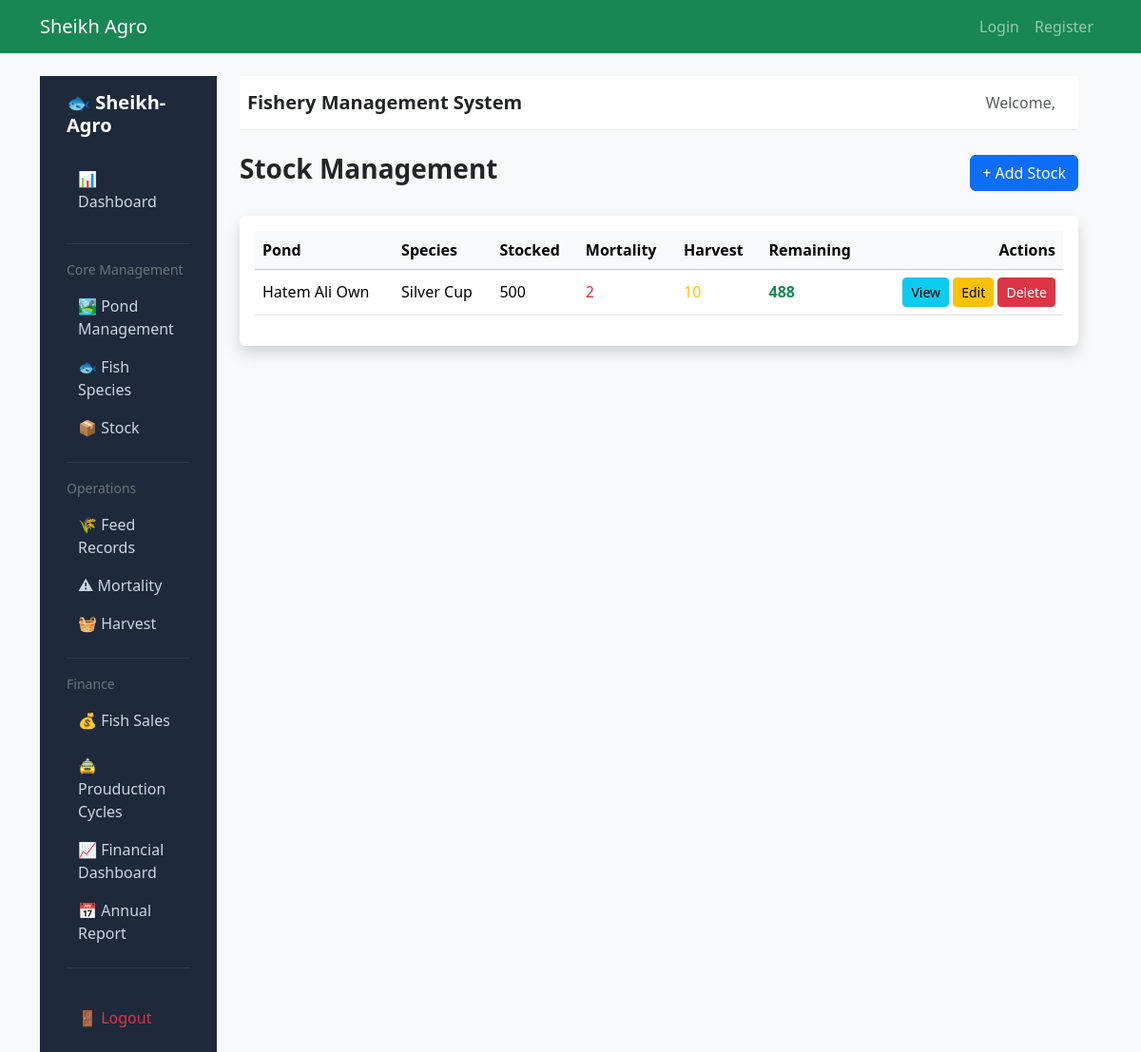
Page /fishery/stock/ on the earlier database version.
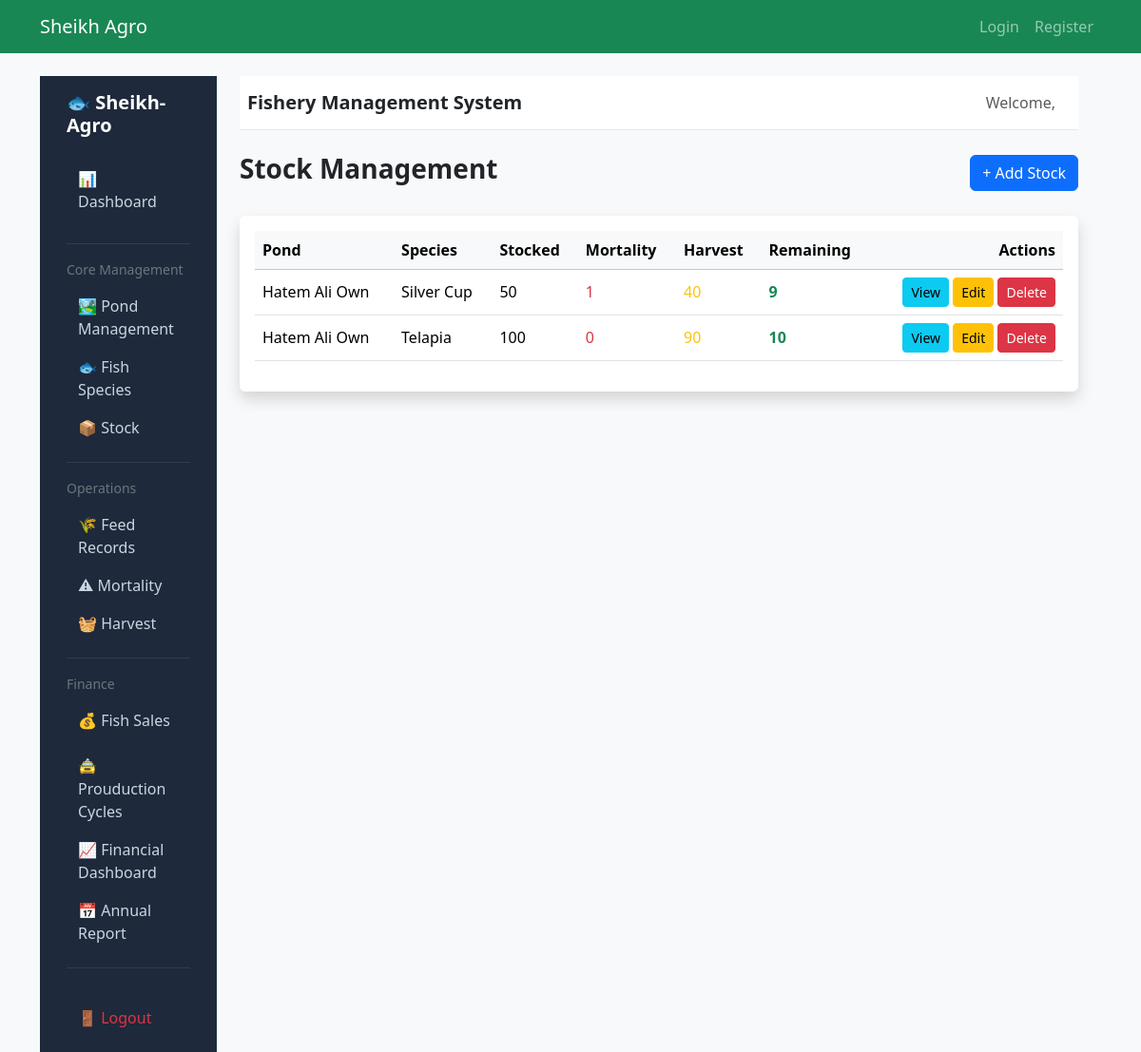
Same page on the later database version.
### fishery/models.py (models this page shows, shortened)
class Stock(models.Model):
    pond = models.ForeignKey(
        'Pond',
        on_delete=models.CASCADE,
        related_name='stocks'
    )
    species = models.ForeignKey(
        'FishSpecies',
        on_delete=models.CASCADE,
        related_name='stocks'
    )
    quantity = models.PositiveIntegerField()
    stocking_date = models.DateField()
    cost = models.DecimalField(max_digits=12, decimal_places=2)
    created_at = models.DateTimeField(auto_now_add=True, null=True, blank=True)
    class Meta:
        ordering = ['-stocking_date']
    def total_mortality(self):
        return self.mortalityrecord_set.aggregate(
            total=Sum('quantity_dead')
        )['total'] or 0
    def total_harvest(self):
        return self.harvest_set.aggregate(
            total=Sum('quantity_kg')
        )['total'] or 0
    def remaining_quantity(self):
        return self.quantity - self.total_mortality() - self.total_harvest()

class Pond(models.Model):
    name = models.CharField(max_length=100)
    size_in_acres = models.FloatField()
    water_source = models.CharField(max_length=100)
    location = models.CharField(max_length=150, blank=True)
    created_at = models.DateTimeField(auto_now_add=True)

class FishSpecies(models.Model):
    name = models.CharField(max_length=100)
    average_growth_days = models.IntegerField()

### fishery/views.py (the view)
# urls.py: path('stock/', StockListView.as_view(), name='stock_list'),
class StockListView(ListView):
    model = Stock
    template_name = "fishery/stock/list.html"
    context_object_name = "stocks"

### fishery/templates/fishery/stock/list.html
{% extends 'fishery/base_fishery.html' %}
{% block fishery_content %}
<div class="d-flex justify-content-between align-items-center mb-4">
    <h3 class="fw-bold">Stock Management</h3>
    <a href="{% url 'stock_create' %}" class="btn btn-primary">
        + Add Stock
    </a>
</div>
<div class="card shadow border-0">
<div class="card-body">
<table class="table table-hover align-middle">
<thead class="table-light">
<tr>
    <th>Pond</th>
    <th>Species</th>
    <th>Stocked</th>
    <th>Mortality</th>
    <th>Harvest</th>
    <th>Remaining</th>
    <th class="text-end">Actions</th>
</tr>
</thead>
<tbody>
{% for stock in stocks %}
<tr>
    <td>{{ stock.pond.name }}</td>
    <td>{{ stock.species.name }}</td>
    <td>{{ stock.quantity }}</td>
    <td class="text-danger">{{ stock.total_mortality }}</td>
    <td class="text-warning">{{ stock.total_harvest }}</td>
    <td>
        <strong class="text-success">
            {{ stock.remaining_quantity }}
        </strong>
    </td>
    <td class="text-end">
        <a href="{% url 'stock_detail' stock.id %}" class="btn btn-sm btn-info">View</a>
        <a href="{% url 'stock_update' stock.id %}" class="btn btn-sm btn-warning">Edit</a>
        <a href="{% url 'stock_delete' stock.id %}" class="btn btn-sm btn-danger">Delete</a>
    </td>
</tr>
{% empty %}
<tr>
    <td colspan="7" class="text-center text-muted">
        No stock records found.
    </td>
</tr>
{% endfor %}
</tbody>
</table>
</div>
</div>
{% endblock %}

### fishery/templates/fishery/base_fishery.html (shortened to what this page needs)
{% extends 'base.html' %}
{% load static %}
{% block content %}
<div class="container-fluid">
    <div class="row">
        <nav id="sidebarMenu"
             class="col-md-3 col-lg-2 d-md-block sidebar collapse">
            <div class="position-sticky pt-3 p-3">
                <h5 class="text-white mb-4 fw-bold">
                    🐟 Sheikh-Agro
                </h5>
                <ul class="nav flex-column">
                    <li class="nav-item mb-2">
                        <a class="nav-link {% if request.resolver_match.url_name == 'dashboard' %}active{% endif %}"
                           href="{% url 'dashboard' %}">
                            📊 Dashboard
                        </a>
                    </li>
                    <hr class="text-secondary">
                    <small class="text-secondary">Core Management</small>
                    <li class="nav-item mt-2">
                        <a class="nav-link" href="{% url 'pond_list' %}">
                            🏞 Pond Management
                        </a>
                    </li>
                    <li class="nav-item">
                        <a class="nav-link" href="{% url 'fishspecies_list' %}">
                            🐟 Fish Species
                        </a>
                    </li>
                    <li class="nav-item">
                        <a class="nav-link" href="{% url 'stock_list' %}">
                            📦 Stock
                        </a>
                    </li>
                    <hr class="text-secondary">
                    <small class="text-secondary">Operations</small>
                    <li class="nav-item mt-2">
                        <a class="nav-link" href="{% url 'feed_list' %}">
                            🌾 Feed Records
                        </a>
                    </li>
                    <li class="nav-item">
                        <a class="nav-link" href="{% url 'mortality_list' %}">
                            ⚠ Mortality
                        </a>
                    </li>
                    <li class="nav-item">
                        <a class="nav-link" href="{% url 'harvest_list' %}">
                            🧺 Harvest
                        </a>
                    </li>
                    <hr class="text-secondary">
                    <small class="text-secondary">Finance</small>
                    <li class="nav-item mt-2">
                        <a class="nav-link" href="{% url 'sale_list' %}">
                            💰 Fish Sales
                        </a>
                    </li>
                    <li class="nav-item mt-2">
                        <a class="nav-link" href="{% url 'cycle_list' %}">
                            🚖 Prouduction Cycles
                        </a>
                    </li>
                    <li class="nav-item">
                        <a class="nav-link" href="{% url 'financialy_dashboard' %}">
                            📈 Financial Dashboard
                        </a>
                    </li>
                    <li class="nav-item">
                        <a class="nav-link" href="{% url 'annual_report_current' %}">
                            📅 Annual Report
                        </a>
                    </li>
                    <hr class="text-secondary">
                    <li class="nav-item mt-3">
                        <a class="nav-link text-danger" href="{% url 'logout' %}">
                            🚪 Logout
                        </a>
                    </li>
                </ul>
            </div>
        </nav>
        <main class="col-md-9 ms-sm-auto col-lg-10 px-md-4">
            <div class="top-navbar d-flex justify-content-between align-items-center py-3 px-2">
                <h5 class="mb-0 fw-semibold">
                    Fishery Management System
                </h5>
                <div>
                    <span class="me-3 text-muted">
                        Welcome, {{ request.user.username }}
                    </span>
                </div>
            </div>
            <div class="py-4">
                {% block fishery_content %}
                {% endblock %}
            </div>
        </main>
    </div>
</div>
{% endblock %}

### templates/base.html (shortened to what this page needs)
{% load static %}
<!DOCTYPE html>
<html lang="en">
<head>
    <link href="https://cdn.jsdelivr.net/npm/bootstrap@5.3.2/dist/css/bootstrap.min.css" rel="stylesheet">
</head>
<body class="bg-light">
    {% include 'partials/navbar.html' %}
    <div class="container mt-4">
        {% block content %}
        {% endblock %}
    </div>
</body>
</html>

### templates/partials/navbar.html (shortened to what this page needs)
<nav class="navbar navbar-expand-lg navbar-dark bg-success">
    <div class="container">
        <a class="navbar-brand" href="{% url 'dashboard' %}">Sheikh Agro</a>
        <div class="collapse navbar-collapse" id="navbarNav">
            <ul class="navbar-nav ms-auto">
                {% if user.is_authenticated %}
                    <li class="nav-item">
                        <span class="nav-link">Hello, {{ user.username }} ({{ user.role }})</span>
                    </li>
                    <li class="nav-item">
                        <a class="nav-link" href="{% url 'logout' %}">Logout</a>
                    </li>
                {% else %}
                    <li class="nav-item">
                        <a class="nav-link" href="{% url 'login' %}">Login</a>
                    </li>
                    <li class="nav-item">
                        <a class="nav-link" href="{% url 'register' %}">Register</a>
                    </li>
                {% endif %}
            </ul>
        </div>
    </div>
</nav>

### fishery/templates/fishery/base_fishery.html (style rules this page uses)
body { overflow-x: hidden; }
.sidebar { min-height: 100vh; background: #1e293b; }
.sidebar .nav-link { color: #cbd5e1; border-radius: 6px; padding: 8px 12px; transition: all 0.2s ease; }
.top-navbar { background-color: #ffffff; border-bottom: 1px solid #e5e7eb; }

Differences in the rows shown:
changed Stock "Silver Cup": quantity "500" → "50"; total_mortality "2" → "1"; total_harvest "10" → "40"; remaining_quantity "488" → "9"
added Stock: pond.name "Hatem Ali Own", species.name "Telapia", quantity "100", total_mortality "0", total_harvest "90", remaining_quantity "10"
